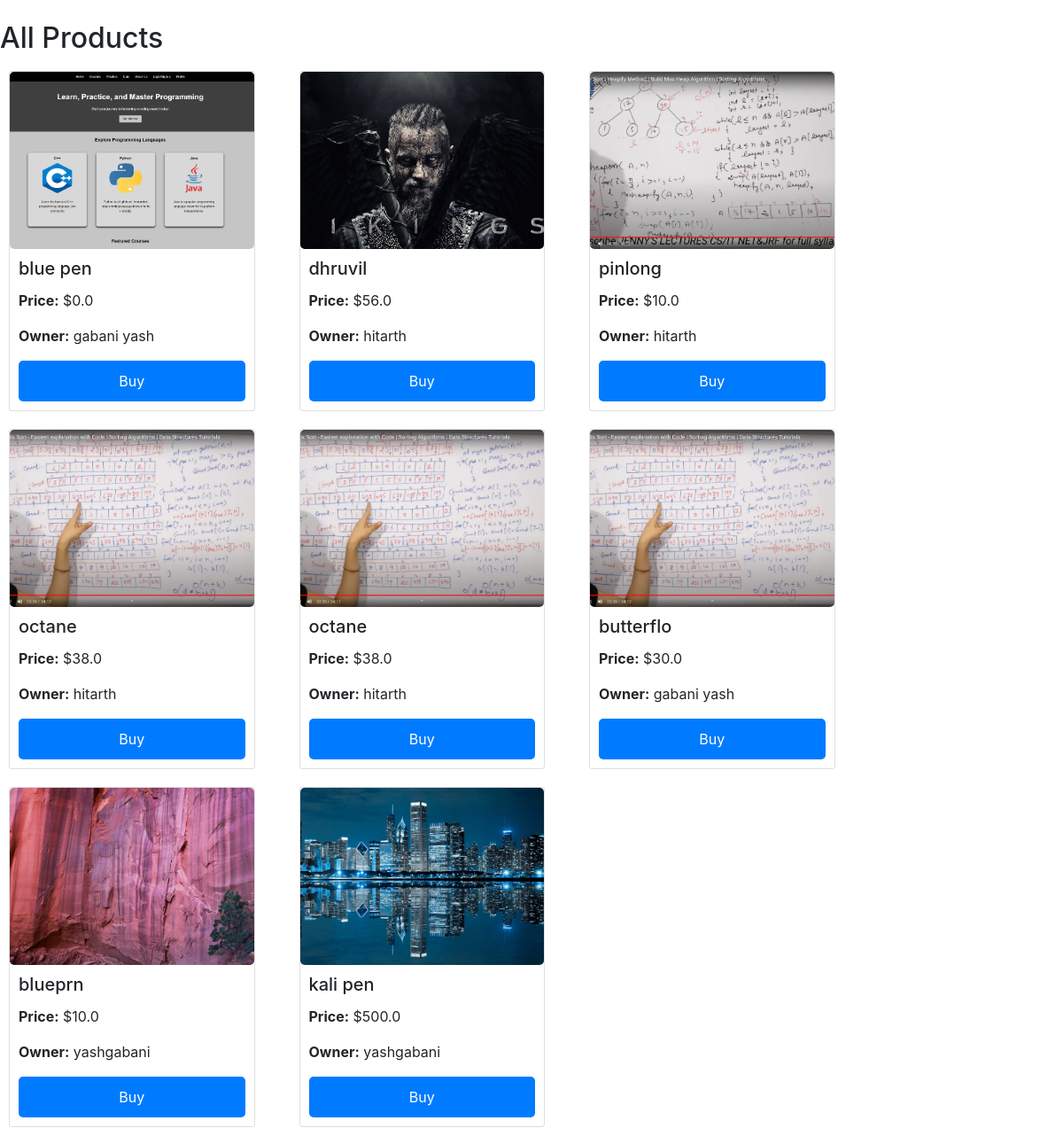
The app's page /show_product/ with its own data.
### shop/models.py (models this page shows, shortened)
class Product(models.Model):
    name = models.CharField(max_length=100)
    price = models.DecimalField(default=0, decimal_places=1, max_digits=5)
    category = models.ForeignKey(Category, on_delete=models.SET_NULL, default=1, null=True)
    description = models.CharField(max_length=100)
    image = models.ImageField(upload_to='upload/product/')
    quantity = models.IntegerField(default=1)
    owner = models.ForeignKey(Owner , on_delete=models.SET_NULL, null=True)

class Owner(models.Model):
    first_name = models.CharField(max_length=100, unique=True)
    sales = models.DecimalField(max_digits=10, decimal_places=4, default=0)
    def __str__(self):
        return self.first_name

### shop/views.py (the view)
# urls.py: path('show_product/',views.show_product,name='show_product'),
def show_product(request):
    products = Product.objects.all()
    return render(request, 'product_show.html', {'products': products})

### shop/templates/product_show.html (shortened to what this page needs)
<!DOCTYPE html>
<html lang="en">
<head>
    <link href="https://stackpath.bootstrapcdn.com/bootstrap/4.5.2/css/bootstrap.min.css" rel="stylesheet">
</head>
<body>
<div  style ="margin:0">
    <h2 class="mt-4">All Products</h2>
    <div class="row">
        {% for product in products %}
        <div class="col-md-3 product-card">
            <div class="card">
                <img src="{{ product.image.url }}" alt="{{ product.name }}" class="card-img-top product-image">
                <div class="card-body product-details">
                    <h5 class="card-title">{{ product.name }}</h5>
                    <p class="card-text"><strong>Price:</strong> ${{ product.price }}</p>
                    <p class="card-text"><strong>Owner:</strong> {{ product.owner }}</p>
                    <a href="{% url 'product_details' product.name %}" class="btn buy-button">Buy</a>
                </div>
            </div>
        </div>
        {% empty %}
        <p class="mt-4">No products available.</p>
        {% endfor %}
    </div>
</div>
</body>
</html>

### shop/templates/product_show.html (style rules this page uses)
.product-card { margin: 10px; }
.product-image { width: 100%; height: 200px; object-fit: cover; border-radius: 5px; }
.product-details { padding: 10px; }
.buy-button { display: block; width: 100%; text-align: center; padding: 10px 0; background-color: #007bff; color: #fff; border-radius: 5px; text-decoration: none; }

### records on screen
Product: image (picture), name "blue pen", price "0.0", owner "gabani yash"
Product: image (picture), name "dhruvil", price "56.0", owner "hitarth"
Product: image (picture), name "pinlong", price "10.0", owner "hitarth"
Product: image (picture), name "octane", price "38.0", owner "hitarth"
Product: image (picture), name "octane", price "38.0", owner "hitarth"
Product: image (picture), name "butterflo", price "30.0", owner "gabani yash"
Product: image (picture), name "blueprn", price "10.0", owner "yashgabani"
Product: image (picture), name "kali pen", price "500.0", owner "yashgabani"
